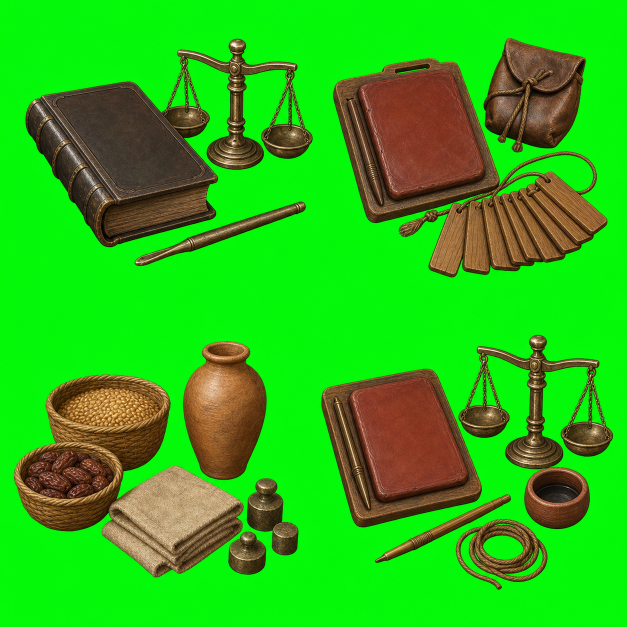
#> input picture assets_queue/advance_format/sources/advance_format_outliers_01.png, 1254 x 1254 px (shown at 1/2 size)
$ python -i m11_advance_format.py   (imports and definitions only)
#> lines starting #> are read from the running program, lines starting #| are printed output that depends on the picture
#> further down, picture is the input picture: PIL image 1254x1254 RGB; mean R, G, B 41.5, 185.7, 21.7
#!/usr/bin/env python3
"""Normalize and audit advance icons for every installed EU5 GUI surface."""

from __future__ import annotations

import argparse
import csv
import hashlib
import io
import json
import math
import sys
from dataclasses import dataclass
from pathlib import Path

from PIL import Image, ImageDraw, ImageFilter, ImageFont

from dds import convert, identify
from m11_advance_icons import ADVANCE_ICONS, AdvanceIcon, direct_assets


ROOT = Path(__file__).resolve().parents[1]
LOCAL_PATHS = ROOT / "config/local_paths.json"
ATLAS_SOURCE = (
    ROOT / "assets_queue/advance_format/sources/advance_format_outliers_01.png"
)
ATLAS_RGBA = (
    ROOT / "assets_queue/advance_format/masters/advance_format_outliers_01_rgba.png"
)
REFERENCE_DIR = ROOT / "assets_queue/advance_format/vanilla_references"
REFERENCE_BOARD = REFERENCE_DIR / "installed_eu5_advance_cutouts.png"
SURFACE_AUDIT = ROOT / "docs/m11/advance_icon_surface_audit.csv"
FORMAT_GUIDE = ROOT / "docs/m11/ADVANCE_ICON_FORMAT.md"
CONTACT_SHEET = ROOT / "docs/m11/ADVANCE_ICON_FORMAT_CONTACT_SHEET.png"
SURFACE_PREVIEW = ROOT / "docs/m11/ADVANCE_ICON_SURFACE_PREVIEW.png"
MANIFEST = ROOT / "docs/m11/advance_icon_format_manifest.json"
SIZE = (256, 256)
EXPECTED_ASSETS = 886

OUTLIER_QUADRANTS = {
    "antq_advance_regional_law_codes_256.png": "top_left",
    "antq_advance_high_empire_administration_256.png": "top_right",
    "antq_advance_seasonal_markets_256.png": "bottom_left",
    "antq_advance_standing_administration_256.png": "bottom_right",
}


@dataclass(frozen=True)
class Surface:
    file: str
    expression: str
    count: int
    surface: str
    display: str
    local_mask: str


SURFACES = (
    Surface(
        "main_menu/gui/shared/building_tooltips.gui",
        "GetAdvanceIcon",
        1,
        "building requirement tooltip",
        "small prerequisite icon",
        "none at asset call",
    ),
    Surface(
        "main_menu/gui/shared/advances_tooltips.gui",
        "GetAdvanceIcon",
        3,
        "current-research and advance tooltips",
        "79%, 97%, and 100% icon wells",
        "mixed: none, round, and square-round",
    ),
    Surface(
        "in_game/gui/messages.gui",
        "GetAdvanceIcon",
        2,
        "research message decorations",
        "60x60",
        "none",
    ),
    Surface(
        "in_game/gui/technology_lateralview.gui",
        "GetAdvanceIcon",
        2,
        "technology current-research panels",
        "compact and large current-research wells",
        "none at asset call",
    ),
    Surface(
        "in_game/gui/technology_lateralview.gui",
        "GetChoiceIcon",
        1,
        "technology-tree choice node",
        "tree node",
        "GUI node chrome only",
    ),
    Surface(
        "in_game/gui/agenda_view.gui",
        "GetAdvanceIcon",
        1,
        "agenda current-research button",
        "65% of round top-navigation well",
        "none",
    ),
    Surface(
        "in_game/gui/advances_lateralview.gui",
        "GetAdvanceIcon",
        3,
        "research list, queue, and age cards",
        "full round/card wells",
        "mixed",
    ),
    Surface(
        "in_game/gui/hud_topbar.gui",
        "GetAdvanceIcon",
        1,
        "HUD current-research button",
        "65% of round topbar well",
        "none",
    ),
    Surface(
        "in_game/gui/shared/combat_tooltips.gui",
        "GetAdvanceIcon",
        2,
        "combat unlock prerequisites",
        "small prerequisite icons",
        "none at asset call",
    ),
)

REFERENCE_FILES = (
    "administrative_leadership.png",
    "bureaucracy_law_advance.png",
    "markets_for_salt.png",
    "legalism_advance.png",
    "installed_eu5_advance_cutouts.png",
)


# [4 lines left out: function png_bytes, not called in this run]


def sha256(path: Path) -> str:
    return hashlib.sha256(path.read_bytes()).hexdigest()


# [19 lines that did not run here, left out]


def legacy_round_alpha(image: Image.Image) -> Image.Image:
    """Retain reviewed RGB artwork while removing square GUI corners."""
    result = image.convert("RGBA")
    scale = 4
    mask = Image.new("L", (SIZE[0] * scale, SIZE[1] * scale), 0)
#> mask: PIL image 1024x1024 L; every value is 0
    draw = ImageDraw.Draw(mask)
    inset = 7 * scale
    draw.ellipse(
        (inset, inset, SIZE[0] * scale - inset - 1, SIZE[1] * scale - inset - 1),
        fill=255,
    )
    mask = mask.filter(ImageFilter.GaussianBlur(6))
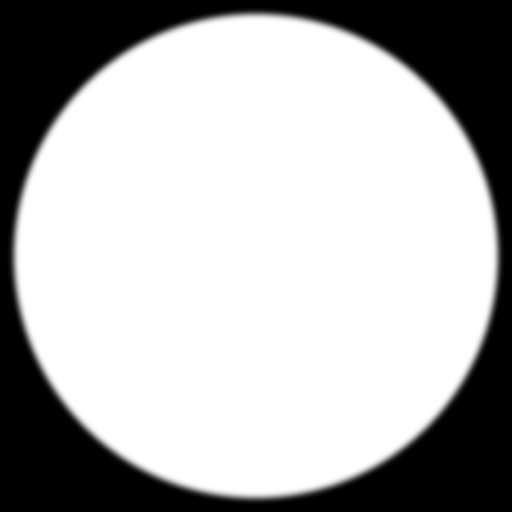
#> mask: PIL image 1024x1024 L (shown at 1/2 size); min 0, max 255, mean 178.9
    mask = mask.resize(SIZE, Image.Resampling.LANCZOS)
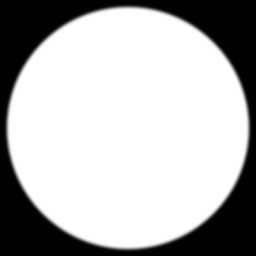
#> mask: PIL image 256x256 L; min 0, max 255, mean 178.9
#> (the run stopped early here; a loop or call above may not have finished)
